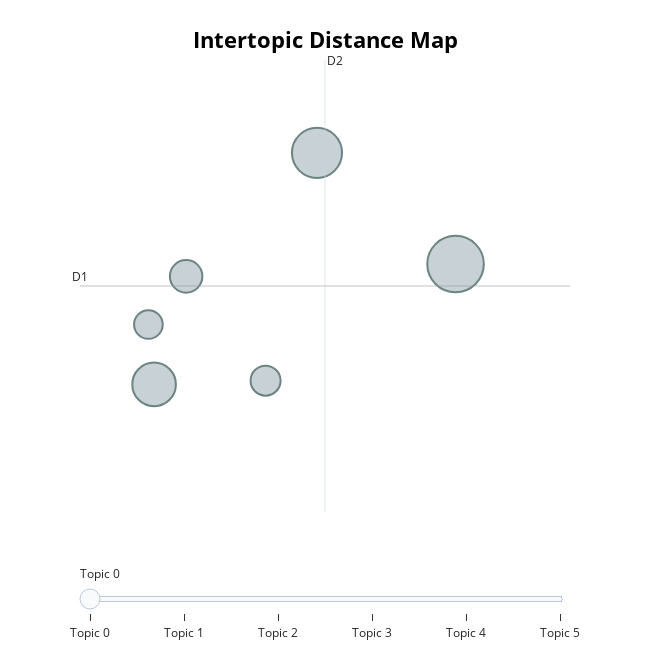

Notebook cell for this chart:
### Code cell
# Visualisation des topics
topic_model.visualize_topics()

### Figure 1 — Plotly figure (JSON) as saved in the notebook; plotly's stock layout.template omitted (floating-point values rounded to 4 significant figures)
{"data": [{"customdata": [[0, "system | also | may | protection | used", 34], [1, "uk | government | strategy | innovation | work", 31], [2, "algorithmic | system | may | bias | algorithms", 72], [3, "ethics | ethical | machine | system | may", 95], [4, "government | international | services | cooperation | technologies", 40], [5, "eu | also | system | policy | national", 121]], "hovertemplate": "<b>Topic %{customdata[0]}</b><br>%{customdata[1]}<br>Size: %{customdata[2]}", "legendgroup": "", "marker": {"color": "#B0BEC5", "line": {"color": "DarkSlateGrey", "width": 2}, "size": [34, 31, 72, 95, 40, 121], "sizemode": "area", "sizeref": 0.07562, "symbol": "circle"}, "mode": "markers", "name": "", "orientation": "v", "showlegend": false, "type": "scatter", "x": [3.891, 3.095, 3.134, 4.24, 3.351, 5.18], "xaxis": "x", "y": [-12.79, -11.95, -12.85, -9.354, -11.22, -11.03], "yaxis": "y"}], "layout": {"annotations": [{"showarrow": false, "text": "D1", "x": 2.631, "y": -11.36, "yshift": 10}, {"showarrow": false, "text": "D2", "x": 4.294, "xshift": 10, "y": -7.951}], "height": 650, "hoverlabel": {"bgcolor": "white", "font": {"family": "Rockwell", "size": 16}}, "legend": {"itemsizing": "constant", "tracegroupgap": 0}, "margin": {"t": 60}, "shapes": [{"line": {"color": "#CFD8DC", "width": 2}, "type": "line", "x0": 4.294, "x1": 4.294, "y0": -14.78, "y1": -7.951}, {"line": {"color": "#9E9E9E", "width": 2}, "type": "line", "x0": 2.631, "x1": 5.957, "y0": -11.36, "y1": -11.36}], "sliders": [{"active": 0, "pad": {"t": 50}, "steps": [{"args": [{"marker.color": [["red", "#B0BEC5", "#B0BEC5", "#B0BEC5", "#B0BEC5", "#B0BEC5"]]}], "label": "Topic 0", "method": "update"}, {"args": [{"marker.color": [["#B0BEC5", "red", "#B0BEC5", "#B0BEC5", "#B0BEC5", "#B0BEC5"]]}], "label": "Topic 1", "method": "update"}, {"args": [{"marker.color": [["#B0BEC5", "#B0BEC5", "red", "#B0BEC5", "#B0BEC5", "#B0BEC5"]]}], "label": "Topic 2", "method": "update"}, {"args": [{"marker.color": [["#B0BEC5", "#B0BEC5", "#B0BEC5", "red", "#B0BEC5", "#B0BEC5"]]}], "label": "Topic 3", "method": "update"}, {"args": [{"marker.color": [["#B0BEC5", "#B0BEC5", "#B0BEC5", "#B0BEC5", "red", "#B0BEC5"]]}], "label": "Topic 4", "method": "update"}, {"args": [{"marker.color": [["#B0BEC5", "#B0BEC5", "#B0BEC5", "#B0BEC5", "#B0BEC5", "red"]]}], "label": "Topic 5", "method": "update"}]}], "title": {"font": {"color": "Black", "size": 22}, "text": "<b>Intertopic Distance Map</b>", "x": 0.5, "xanchor": "center", "y": 0.95, "yanchor": "top"}, "width": 650, "xaxis": {"anchor": "y", "domain": [0, 1], "range": [2.631, 5.957], "title": {"text": ""}, "visible": false}, "yaxis": {"anchor": "x", "domain": [0, 1], "range": [-14.78, -7.951], "title": {"text": ""}, "visible": false}}}
